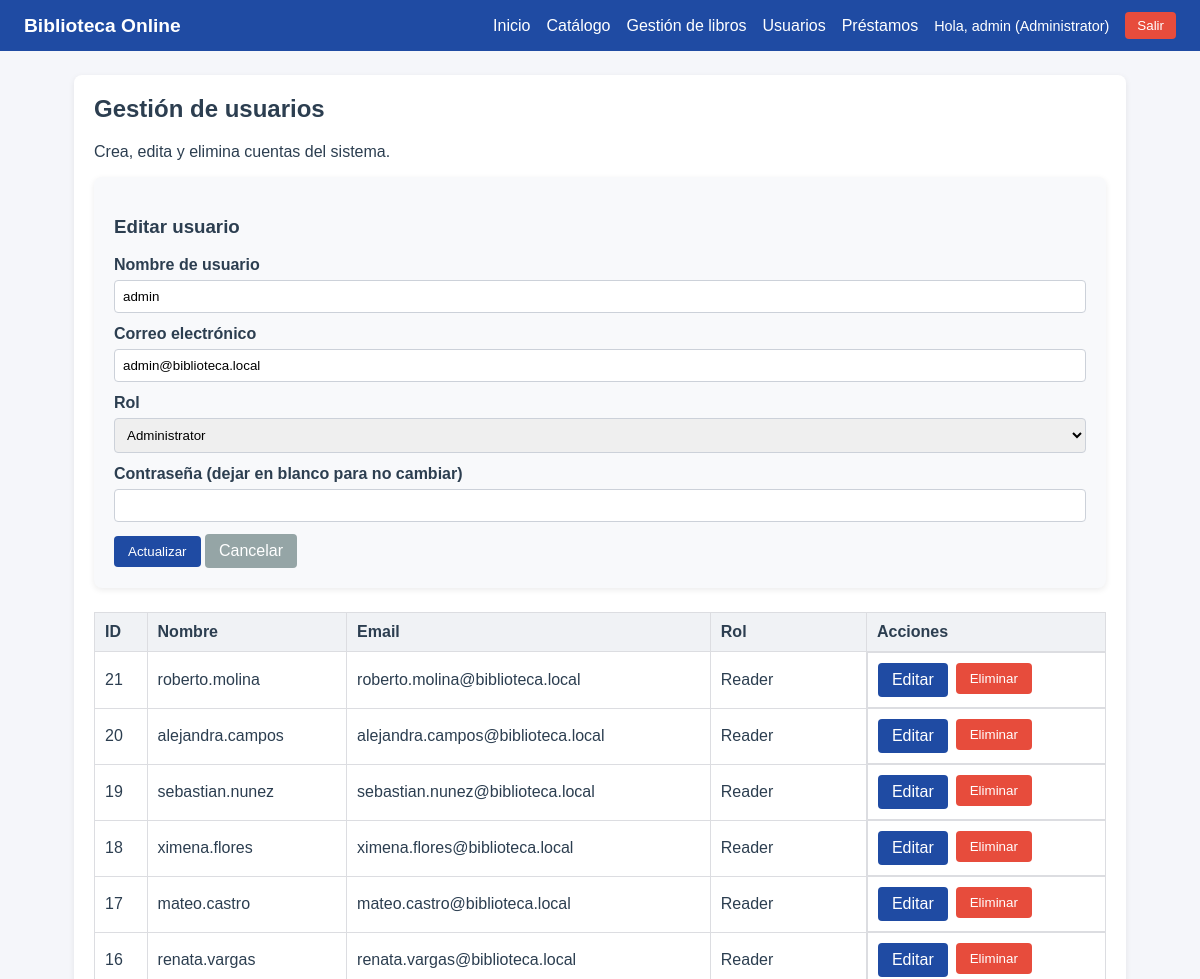
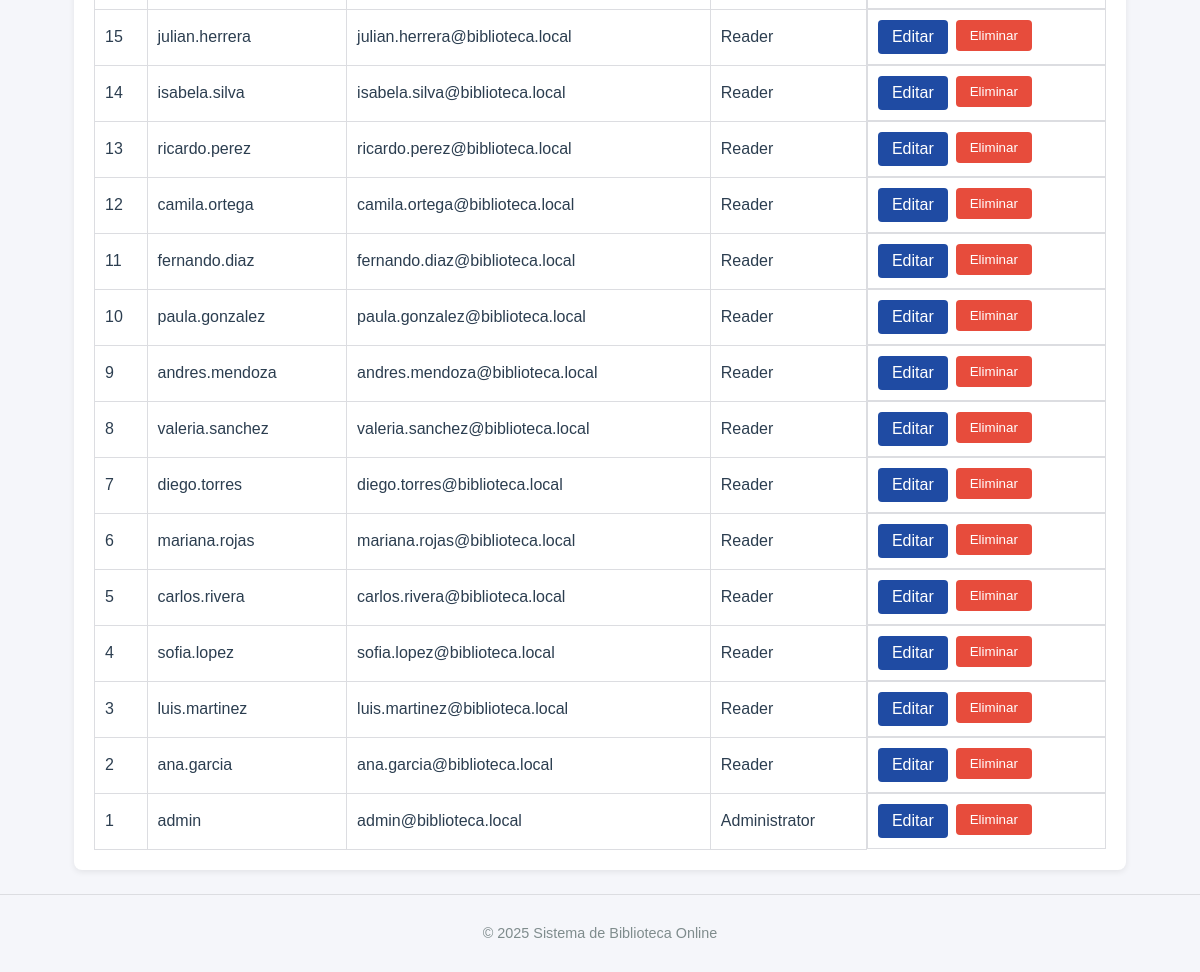
The app's page /legacy/users.php?edit=1 (signed in) with its own data (2 pictures, top to bottom).
### tables this page shows
CREATE TABLE IF NOT EXISTS users (
  id INT AUTO_INCREMENT PRIMARY KEY,
  username VARCHAR(50) NOT NULL,
  email VARCHAR(100) UNIQUE NOT NULL,
  password VARCHAR(255) NOT NULL,
  role_id INT NOT NULL,
  FOREIGN KEY (role_id) REFERENCES roles(id)
);

CREATE TABLE IF NOT EXISTS roles (
  id INT AUTO_INCREMENT PRIMARY KEY,
  name VARCHAR(30) NOT NULL
);

### legacy/users.php (the view, shortened to what this page needs)
<?php
require_once __DIR__ . '/includes/header.php';
$pdo = getPDO();
$roles = $pdo->query('SELECT * FROM roles ORDER BY id')->fetchAll();
$editUser = null;
if (isset($_GET['edit'])) {
    $id = (int) $_GET['edit'];
    $stmt = $pdo->prepare('SELECT * FROM users WHERE id = :id');
    $stmt->execute(['id' => $id]);
    $editUser = $stmt->fetch();
}
$users = $pdo->query('SELECT users.*, roles.name AS role_name FROM users INNER JOIN roles ON users.role_id = roles.id ORDER BY users.id DESC')->fetchAll();
?>
<div class="card">
    <h2>Gestión de usuarios</h2>
    <p>Crea, edita y elimina cuentas del sistema.</p>
    <div class="card" style="background-color:#f8f9fb;">
        <h3><?php echo $editUser ? 'Editar usuario' : 'Nuevo usuario'; ?></h3>
        <form method="POST" action="users.php">
            <div class="form-group">
                <label for="username">Nombre de usuario</label>
                <input type="text" id="username" name="username" value="<?php echo htmlspecialchars($editUser['username'] ?? ''); ?>" required>
            </div>
            <div class="form-group">
                <label for="email">Correo electrónico</label>
                <input type="email" id="email" name="email" value="<?php echo htmlspecialchars($editUser['email'] ?? ''); ?>" required>
            </div>
            <div class="form-group">
                <label for="role_id">Rol</label>
                <select id="role_id" name="role_id" required>
                    <?php foreach ($roles as $role): ?>
                        <option value="<?php echo (int) $role['id']; ?>" <?php echo isset($editUser['role_id']) && (int) $editUser['role_id'] === (int) $role['id'] ? 'selected' : ''; ?>>
                            <?php echo htmlspecialchars($role['name']); ?>
                        </option>
                    <?php endforeach; ?>
                </select>
            </div>
            <div class="form-group">
                <label for="password">Contraseña <?php echo $editUser ? '(dejar en blanco para no cambiar)' : ''; ?></label>
                <input type="password" id="password" name="password" <?php echo $editUser ? '' : 'required'; ?>>
            </div>
            <button type="submit" class="button"><?php echo $editUser ? 'Actualizar' : 'Crear'; ?></button>
            <?php if ($editUser): ?>
                <a class="button" style="background-color:#95a5a6;" href="users.php">Cancelar</a>
            <?php endif; ?>
        </form>
    </div>
    <table class="table">
        <thead>
            <tr>
                <th>ID</th>
                <th>Nombre</th>
                <th>Email</th>
                <th>Rol</th>
                <th>Acciones</th>
            </tr>
        </thead>
        <tbody>
            <?php foreach ($users as $user): ?>
                <tr>
                    <td><?php echo (int) $user['id']; ?></td>
                    <td><?php echo htmlspecialchars($user['username']); ?></td>
                    <td><?php echo htmlspecialchars($user['email']); ?></td>
                    <td><?php echo htmlspecialchars($user['role_name']); ?></td>
                    <td class="actions">
                        <a class="button" href="users.php?edit=<?php echo (int) $user['id']; ?>">Editar</a>
                        <form method="POST" action="users.php" data-confirm="¿Eliminar usuario?">
                            <button type="submit" class="button button--danger">Eliminar</button>
                        </form>
                    </td>
                </tr>
            <?php endforeach; ?>
        </tbody>
    </table>
</div>
<?php require_once __DIR__ . '/includes/footer.php'; ?>

### public/assets/css/style.css (style rules this page uses)
* { box-sizing: border-box; }
body { margin: 0; font-family: Arial, Helvetica, sans-serif; background-color: #f5f6fa; color: #2c3e50; }
a { color: #2c3e50; text-decoration: none; }
.card { background-color: #ffffff; border-radius: 8px; box-shadow: 0 2px 6px rgba(0, 0, 0, 0.08); padding: 20px; margin-bottom: 24px; }
.card h2 { margin-top: 0; }
.table { width: 100%; border-collapse: collapse; margin-top: 12px; }
.table th, .table td { border: 1px solid #dcdde1; padding: 10px; text-align: left; }
.table th { background-color: #f0f2f5; }
.button { display: inline-block; background-color: #1f4ba3; color: #ffffff; padding: 8px 14px; border-radius: 4px; border: none; cursor: pointer; }
.button--danger { background-color: #e74c3c; }
.form-group { margin-bottom: 12px; }
.form-group label { display: block; font-weight: 600; margin-bottom: 6px; }
.form-group input, .form-group select { width: 100%; padding: 8px; border: 1px solid #ccd1d9; border-radius: 4px; }
.actions { display: flex; gap: 8px; }

### records on screen
users: username "admin", email "admin@biblioteca.local", role_id "Administrator", id "1", role.name "Administrator"
users: id "21", username "roberto.molina", email "roberto.molina@biblioteca.local", role.name "Reader"
users: id "20", username "alejandra.campos", email "alejandra.campos@biblioteca.local", role.name "Reader"
users: id "19", username "sebastian.nunez", email "sebastian.nunez@biblioteca.local", role.name "Reader"
users: id "18", username "ximena.flores", email "ximena.flores@biblioteca.local", role.name "Reader"
users: id "17", username "mateo.castro", email "mateo.castro@biblioteca.local", role.name "Reader"
users: id "16", username "renata.vargas", email "renata.vargas@biblioteca.local", role.name "Reader"
users: id "15", username "julian.herrera", email "julian.herrera@biblioteca.local", role.name "Reader"
users: id "14", username "isabela.silva", email "isabela.silva@biblioteca.local", role.name "Reader"
users: id "13", username "ricardo.perez", email "ricardo.perez@biblioteca.local", role.name "Reader"
users: id "12", username "camila.ortega", email "camila.ortega@biblioteca.local", role.name "Reader"
users: id "11", username "fernando.diaz", email "fernando.diaz@biblioteca.local", role.name "Reader"
users: id "10", username "paula.gonzalez", email "paula.gonzalez@biblioteca.local", role.name "Reader"
users: id "9", username "andres.mendoza", email "andres.mendoza@biblioteca.local", role.name "Reader"
users: id "8", username "valeria.sanchez", email "valeria.sanchez@biblioteca.local", role.name "Reader"
users: id "7", username "diego.torres", email "diego.torres@biblioteca.local", role.name "Reader"
users: id "6", username "mariana.rojas", email "mariana.rojas@biblioteca.local", role.name "Reader"
users: id "5", username "carlos.rivera", email "carlos.rivera@biblioteca.local", role.name "Reader"
users: id "4", username "sofia.lopez", email "sofia.lopez@biblioteca.local", role.name "Reader"
users: id "3", username "luis.martinez", email "luis.martinez@biblioteca.local", role.name "Reader"
users: id "2", username "ana.garcia", email "ana.garcia@biblioteca.local", role.name "Reader"

### other values on screen
$user['username'] "admin"
$user['role'] "Administrator"
